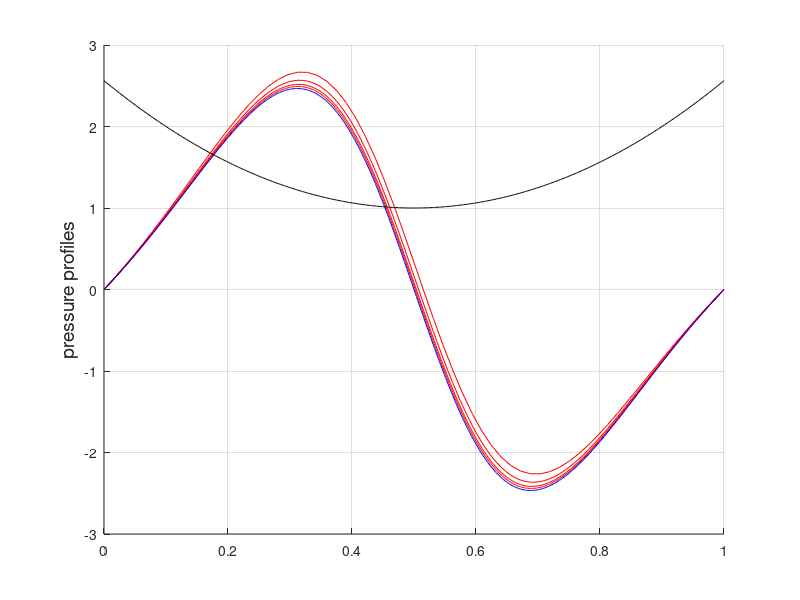

Write the MATLAB code that produced this figure.
x0 = 0;
h0 = 1.0;
S = 1;
mu = 1.3e-2;

L = 1e-3; H = 1e-6;
R = 80*H/L; 

pref = 6*mu*S*L/H^2;

one_atm = 101325;

K = sqrt(2*R*h0);

hold on
err = [];
set(gcf,'Color','w'); 

expo = 6:9;
err = 0*expo; tauA = 0*expo; tauf = 0*expo; normAinv = 0*expo;

for k = 1:length(expo)
    N = 2^expo(k);
    xx = linspace(-0.5,0.5,N+1); dx = xx(2)-xx(1);

    h = h0 + xx.^2/(2*R);
    dh = S*xx/R;

    %% NUMERICAL SOLUTION

    a = 0.5*(h(2:end).^3+h(1:end-1).^3);
    A = N^2*(-diag(a(1:end-1)+a(2:end)) + diag(a(2:end-1),1) + diag(a(2:end-1),-1));
    f = S*diff(h(1:end-1)')/dx;

    presnum = A \ f;


    %% ANALYTICAL SOLUTION
    gg = atan(xx/K);

    B = [-S*K*(3/8*gg(1)+sin(2*gg(1))/4 + sin(4*gg(1))/32) 1;
        -S*K*(3/8*gg(end)+sin(2*gg(end))/4 + sin(4*gg(end))/32) 1];
    b = [-S*K*(gg(1)/2+sin(2*gg(1))/4);-S*K*(gg(end)/2+sin(2*gg(end))/4)]; 

    aux = B \ b;

    C = aux(2); gbar = acos(sqrt(1/aux(1)));

    p = @(g) S*K*(0.5*g + 0.25*sin(2*g) - 1./cos(gbar)^2.*( 3/8*g + .25*sin(2*g) + 1/32*sin(4*g) ));
    pres = p(gg);

    %% COMPARISON
    plot(xx+0.5,1e2*[0;presnum;0],'-r');
    
    err(k) = sqrt(dx)*norm(pres(2:end-1)'-presnum,2);
    normAinv(k) = 1/norm(A,2);
    tauf(k) = sqrt(dx)*norm( dh(2:end-1)' - diff(h(1:end-1)')/dx , 2);
    tauA(k) = sqrt(dx)*norm( dh(2:end-1)' - A*pres(2:end-1)', 2);
    
end
plot(xx+0.5,1e2*pres,'-b');
plot(xx+0.5,h,'k-');
ylabel('pressure profiles','Fontsize',14); grid on

% figure(2)
% plot(log2(1./(2.^expo)),log2(tauA),'-')